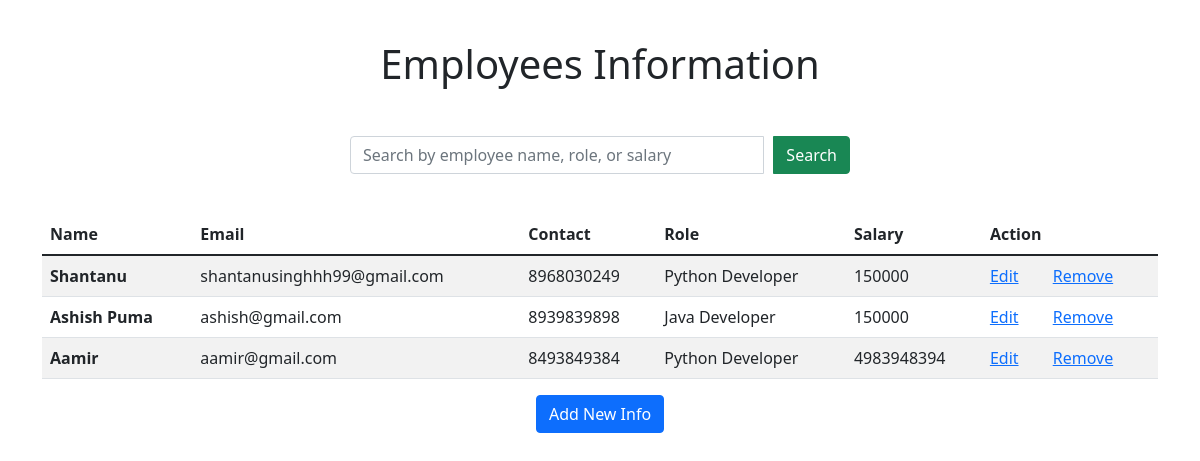
The page / on the database its author committed.
### employee/models.py (models this page shows, shortened)
class Employee(models.Model):
    id = models.UUIDField(default=uuid.uuid4, unique=True, primary_key=True, editable=False)
    emp_name = models.CharField(max_length=200)
    emp_email = models.EmailField()
    emp_contact = models.CharField(max_length=20)
    emp_role = models.CharField(max_length=200)
    emp_salary = models.IntegerField()

### employee/views.py (the view)
# urls.py: path('', views.employees_list, name='employees-list'),
def employees_list(request):
    search_query = ""
    if request.GET.get('search_query'):
        search_query = request.GET.get('search_query')
    employees = Employee.objects.filter(
        Q(emp_name__icontains=search_query) |
        Q(emp_role__icontains=search_query) |
        Q(emp_salary__icontains=search_query)
    )
    context = {
        'employees': employees,
        'search_query': search_query,
    }
    return render(request, 'employee/list.html', context)

### employee/templates/employee/list.html (shortened to what this page needs)
{% extends 'base.html' %}
{% block content %}
    <h1 style="text-align: center; padding-top: 1em; padding-bottom: 1em;">Employees Information</h1>
    <div class="center-form" style="display: flex; justify-content: center;">
        <form action="{% url 'employees-list' %}" method="GET" style="width: 500px;">
            <div class="input-group mb-3">
              <input type="text" class="form-control" placeholder="Search by employee name, role, or salary" aria-label="" aria-describedby="basic-addon1" style="margin-right: 10px;"
              name="search_query" value="{{ search_query }}"/>
              <input class="btn btn-success" type="submit" value="Search"/>
            </div>
        </form>
    </div>
    <br>
    <table class="table table-striped">
        <thead>
            <tr>
                <th scope="col">Name</th>
                <th scope="col">Email</th>
                <th scope="col">Contact</th>
                <th scope="col">Role</th>
                <th scope="col">Salary</th>
                <th scope="col">Action</th>
            </tr>
        </thead>
        <tbody>
            {% for emp in employees %}
                <tr>
                    <th scope="row">{{ emp.emp_name }}</th>
                    <td>{{ emp.emp_email }}</td>
                    <td>{{ emp.emp_contact }}</td>
                    <td>{{ emp.emp_role }}</td>
                    <td>{{ emp.emp_salary }}</td>
                    <td>
                        <a style="margin-right: 30px;" href="{% url 'edit-employee' emp.id %}">Edit</a>
                        <a href="{% url 'delete-employee' emp.id %}">Remove</a>
                    </td>
                </tr>
            {% endfor %}
        </tbody>
    </table>
    <div class="text-center">
        <a href="{% url 'create-employee' %}"><button type="button" class="btn btn-primary">Add New Info</button></a>
    </div>
{% endblock content %}

### templates/base.html (shortened to what this page needs)
<!DOCTYPE html>
<html lang="en">
<head>
    <link href="https://cdn.jsdelivr.net/npm/bootstrap@5.1.3/dist/css/bootstrap.min.css" rel="stylesheet">
</head>
<body>
    <div class="container">
        {% block content %}
        {% endblock content %}
    </div>
</body>
</html>

### rows shown on the page
Employee: emp_name "Shantanu", emp_email "shantanusinghhh99@gmail.com", emp_contact "8968030249", emp_role "Python Developer", emp_salary "150000"
Employee: emp_name "Ashish Puma", emp_email "ashish@gmail.com", emp_contact "8939839898", emp_role "Java Developer", emp_salary "150000"
Employee: emp_name "Aamir", emp_email "aamir@gmail.com", emp_contact "8493849384", emp_role "Python Developer", emp_salary "4983948394"
